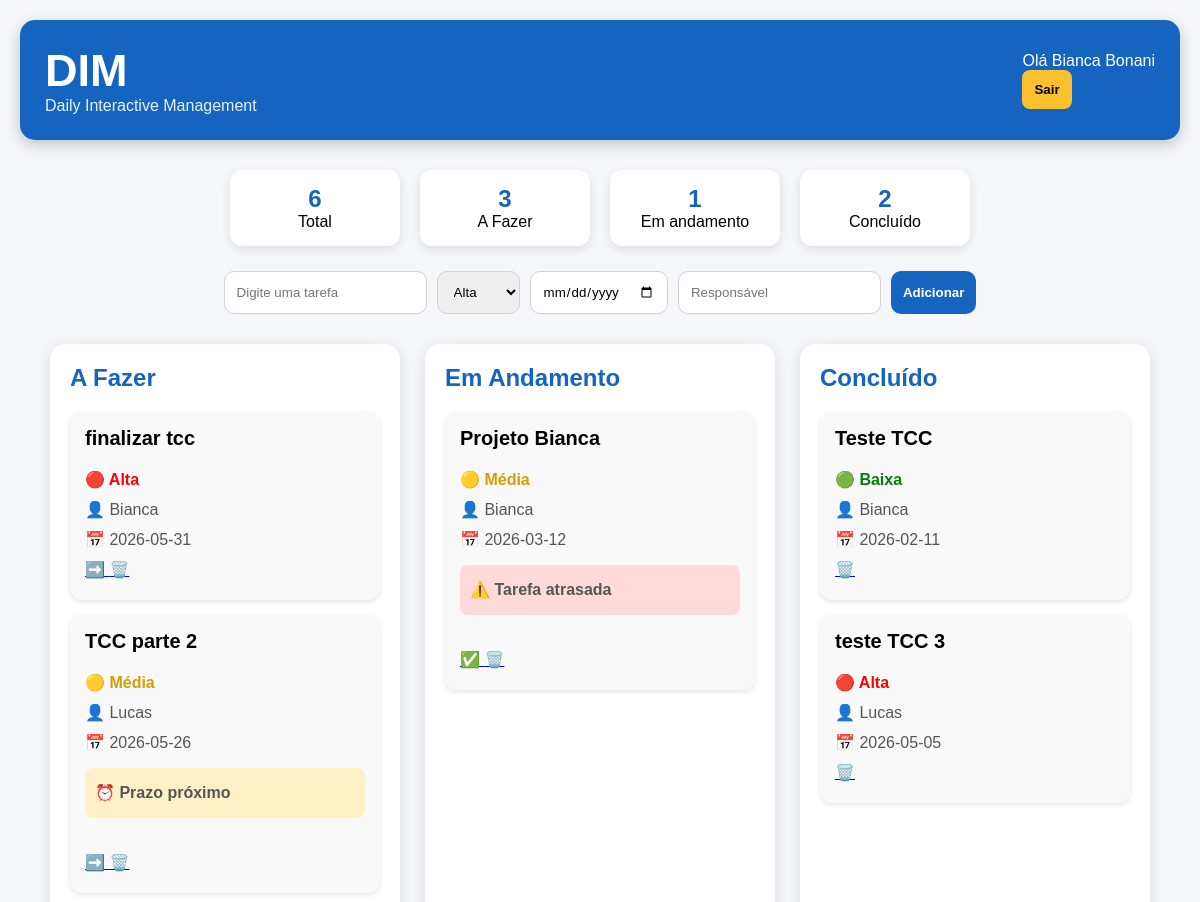
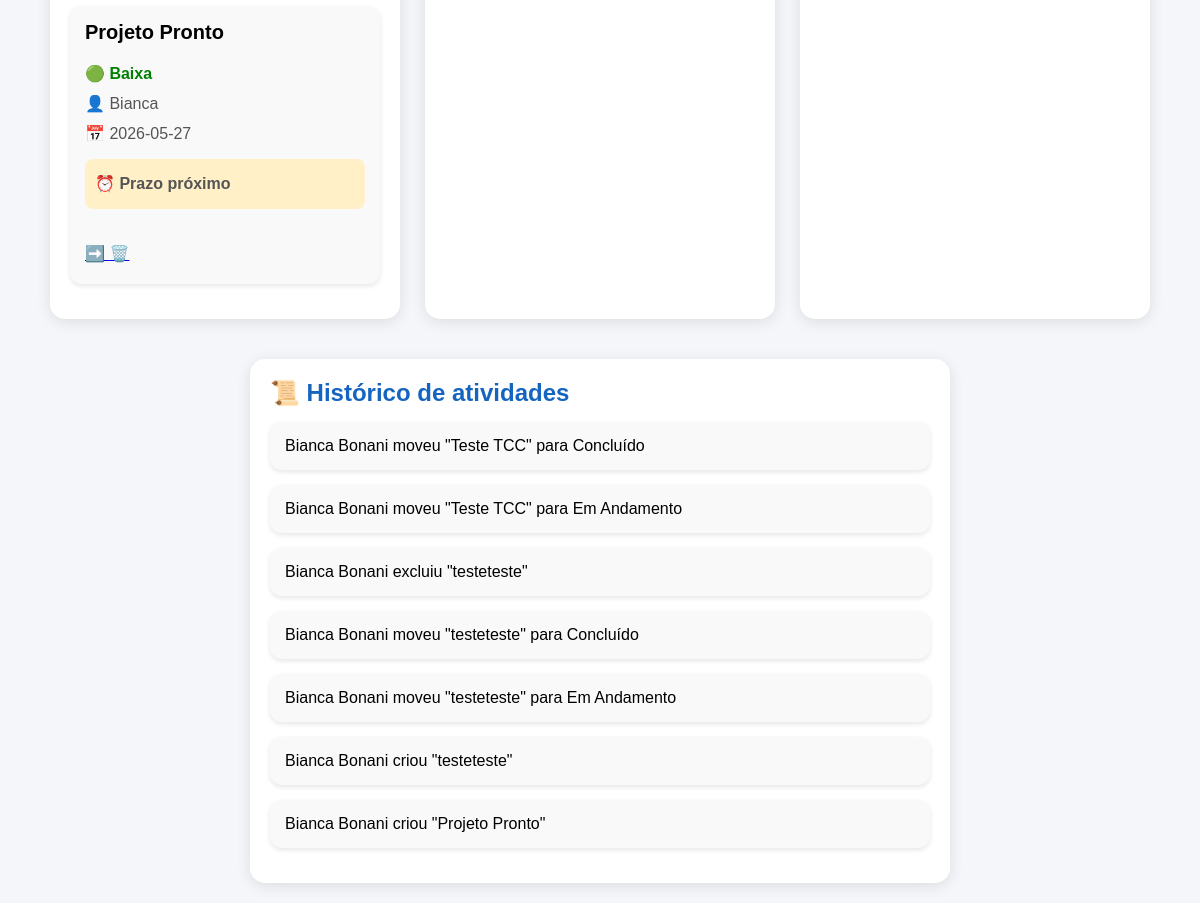
/dashboard (signed in), run on the app's committed database (2 pictures, top to bottom).
### tables this page shows
CREATE TABLE tarefas(
                id INTEGER PRIMARY KEY AUTOINCREMENT,
                tarefa TEXT
            , status TEXT DEFAULT 'A Fazer', usuario_id INTEGER, prioridade TEXT DEFAULT 'Média', prazo TEXT, responsavel TEXT);

CREATE TABLE historico(
        id INTEGER PRIMARY KEY AUTOINCREMENT,
        mensagem TEXT
    );

### app.py (the view, shortened to what this page needs)
@app.route("/dashboard",methods=["GET","POST"])
def dashboard():
    if "usuario_id" not in session:
        return redirect("/login")
    conexao=get_db()
    cursor=conexao.cursor()
    cursor.execute("""
    CREATE TABLE IF NOT EXISTS historico(
    id INTEGER PRIMARY KEY AUTOINCREMENT,
    mensagem TEXT
    )
    """)
    busca=request.args.get("busca","")
    cursor.execute("""

    SELECT *
    FROM tarefas
    WHERE usuario_id=?

    """,(session["usuario_id"],))
    tarefas=cursor.fetchall()
    if busca:
        tarefas=[
        t for t in tarefas
        if busca.lower() in str(t[1]).lower()
        or busca.lower() in str(t[6]).lower()
        ]
    tarefas_novas=[]
    hoje=date.today()
    for tarefa in tarefas:
        tarefa=list(tarefa)
        atrasada=False
        proximo=False
        if tarefa[5]:
            try:
                prazo=datetime.strptime(
                tarefa[5],
                "%Y-%m-%d"
                ).date()
                if prazo<hoje and tarefa[2]!="Concluído":
                    atrasada=True
                elif hoje<=prazo<=hoje+timedelta(days=2):
                    proximo=True
            except:
                pass
        tarefa.append(atrasada)
        tarefa.append(proximo)
        tarefas_novas.append(tarefa)
    tarefas=tarefas_novas
    total=len(tarefas)
    fazer=len([t for t in tarefas if t[2]=="A Fazer"])
    andamento=len([t for t in tarefas if t[2]=="Em Andamento"])
    concluido=len([t for t in tarefas if t[2]=="Concluído"])
    cursor.execute("""

    SELECT *
    FROM historico
    ORDER BY id DESC
    LIMIT 8

    """)
    historico=cursor.fetchall()
    conexao.close()
    return render_template(
    "dashboard.html",
    tarefas=tarefas,
    historico=historico,
    busca=busca,
    total=total,
    fazer=fazer,
    andamento=andamento,
    concluido=concluido
    )

### app.py (called while the page is built)
def get_db():
    conexao=sqlite3.connect("dim.db")
    return conexao

### templates/dashboard.html (shortened to what this page needs)
<!DOCTYPE html>
<html lang="pt-BR">
<head>
</head>
<body>
<div class="topo">
<div class="logo">
<h1>DIM</h1>
<p>Daily Interactive Management</p>
</div>
<div>
Olá {{session["nome"]}}
<div class="logout">
<a href="/logout">
<button>
Sair
</button>
</a>
</div>
</div>
</div>
<div class="estatisticas">
<div class="stat">
<h2>{{total}}</h2>
<p>Total</p>
</div>
<div class="stat">
<h2>{{fazer}}</h2>
<p>A Fazer</p>
</div>
<div class="stat">
<h2>{{andamento}}</h2>
<p>Em andamento</p>
</div>
<div class="stat">
<h2>{{concluido}}</h2>
<p>Concluído</p>
</div>
</div>
<form method="POST" class="formulario">
<input
type="text"
name="tarefa"
placeholder="Digite uma tarefa">
<select name="prioridade">
<option>Alta</option>
</select>
<input
type="date"
name="prazo">
<input
type="text"
name="responsavel"
placeholder="Responsável">
<button>
Adicionar
</button>
</form>
<div class="kanban">
{% for coluna in ["A Fazer","Em Andamento","Concluído"] %}
<div class="coluna">
<h2>{{coluna}}</h2>
{% for tarefa in tarefas %}
{% if tarefa[2]==coluna %}
<div class="card">
<b>
{{tarefa[1]}}
</b>
<div class="info">
{% if tarefa[4]=="Alta" %}
<div class="prioridade-alta">
🔴 Alta
</div>
{% elif tarefa[4]=="Média" %}
<div class="prioridade-media">
🟡 Média
</div>
{% else %}
<div class="prioridade-baixa">
🟢 Baixa
</div>
{% endif %}
👤 {{tarefa[6]}}
<br>
📅 {{tarefa[5]}}
{% if tarefa[8] %}
<div class="proximo">
⏰ Prazo próximo
</div>
{% endif %}
{% if tarefa[7] %}
<div class="atrasada">
⚠️ Tarefa atrasada
</div>
{% endif %}
<br>
{% if coluna=="A Fazer" %}
<a href="/mudar/{{tarefa[0]}}/Em Andamento">
➡️
</a>
{% elif coluna=="Em Andamento" %}
<a href="/mudar/{{tarefa[0]}}/Concluído">
✅
</a>
{% endif %}
<a href="/excluir/{{tarefa[0]}}">
🗑️
</a>
</div>
</div>
{% endif %}
{% endfor %}
</div>
{% endfor %}
</div>
<div class="historico">
<h2>
📜 Histórico de atividades
</h2>
{% for item in historico %}
<div class="card">
{{item[1]}}
</div>
{% endfor %}
</div>
</body>
</html>

### templates/dashboard.html (style rules this page uses)
* { margin:0; padding:0; box-sizing:border-box; font-family:Arial; }
body { background:#f4f6f9; padding:20px; }
.topo { background:#1565C0; color:white; padding:25px; border-radius:15px; display:flex; justify-content:space-between; align-items:center; margin-bottom:30px; box-shadow:0px 5px 15px rgba(0,0,0,0.2); }
.logo h1 { font-size:45px; }
.logo p { font-size:16px; opacity:0.9; }
.logout button { background:#FBC02D; border:none; padding:12px; border-radius:8px; font-weight:bold; cursor:pointer; }
.estatisticas { display:flex; justify-content:center; gap:20px; margin-bottom:25px; }
.stat { background:white; padding:15px; width:170px; text-align:center; border-radius:12px; box-shadow:0px 3px 10px rgba(0,0,0,0.1); }
.stat h2 { color:#1565C0; }
.formulario { display:flex; justify-content:center; gap:10px; margin-bottom:30px; }
.formulario input, .formulario select { padding:12px; border-radius:10px; border:1px solid lightgray; }
.formulario button { background:#1565C0; color:white; border:none; padding:12px; border-radius:10px; font-weight:bold; cursor:pointer; }
.kanban { display:flex; gap:25px; justify-content:center; }
.coluna { background:white; width:350px; padding:20px; border-radius:15px; box-shadow:0px 3px 15px rgba(0,0,0,0.1); }
.coluna h2 { margin-bottom:20px; color:#1565C0; }
.card { background:#f9f9f9; padding:15px; border-radius:12px; margin-bottom:15px; box-shadow:0px 2px 5px rgba(0,0,0,0.1); }
.card b { font-size:20px; }
.info { margin-top:15px; color:#555; line-height:30px; }
.prioridade-alta { color:red; font-weight:bold; }
.prioridade-media { color:#d79d00; font-weight:bold; }
.prioridade-baixa { color:green; font-weight:bold; }
.atrasada { background:#ffdada; padding:10px; margin-top:10px; border-radius:8px; font-weight:bold; }
.proximo { background:#fff0c7; padding:10px; margin-top:10px; border-radius:8px; font-weight:bold; }
.historico { width:700px; margin:auto; margin-top:40px; background:white; padding:20px; border-radius:15px; box-shadow:0px 3px 15px rgba(0,0,0,0.1); }
.historico h2 { color:#1565C0; margin-bottom:15px; }

### data on the page
tarefas: tarefa "finalizar tcc", prioridade "🔴 Alta", responsavel "Bianca", prazo "2026-05-31"
tarefas: tarefa "TCC parte 2", prioridade "🟡 Média", responsavel "Lucas", prazo "2026-05-26", shows "⏰ Prazo próximo"
tarefas: tarefa "Projeto Pronto", prioridade "🟢 Baixa", responsavel "Bianca", prazo "2026-05-27", shows "⏰ Prazo próximo"
tarefas: tarefa "Projeto Bianca", prioridade "🟡 Média", responsavel "Bianca", prazo "2026-03-12", shows "⚠️ Tarefa atrasada"
tarefas: tarefa "Teste TCC", prioridade "🟢 Baixa", responsavel "Bianca", prazo "2026-02-11"
tarefas: tarefa "teste TCC 3", prioridade "🔴 Alta", responsavel "Lucas", prazo "2026-05-05"
historico: mensagem "Bianca Bonani moveu \"Teste TCC\" para Concluído"
historico: mensagem "Bianca Bonani moveu \"Teste TCC\" para Em Andamento"
historico: mensagem "Bianca Bonani excluiu \"testeteste\""
historico: mensagem "Bianca Bonani moveu \"testeteste\" para Concluído"
historico: mensagem "Bianca Bonani moveu \"testeteste\" para Em Andamento"
historico: mensagem "Bianca Bonani criou \"testeteste\""
historico: mensagem "Bianca Bonani criou \"Projeto Pronto\""

### other printed values
{{ session["nome"] }} "Bianca Bonani"
{{ total }} "6"
{{ fazer }} "3"
{{ andamento }} "1"
{{ concluido }} "2"
{{ coluna }} "A Fazer" "Em Andamento" "Concluído"
